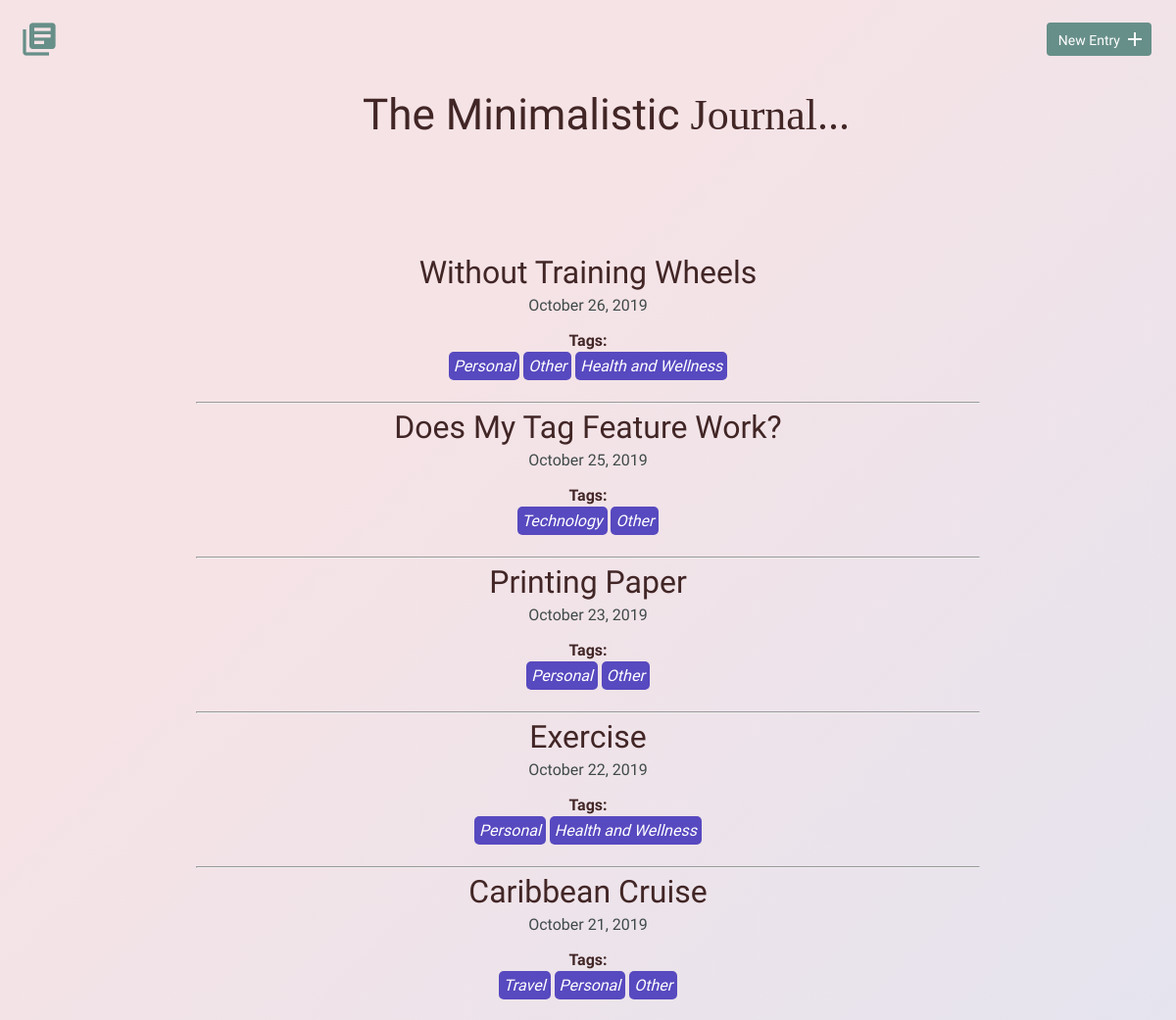
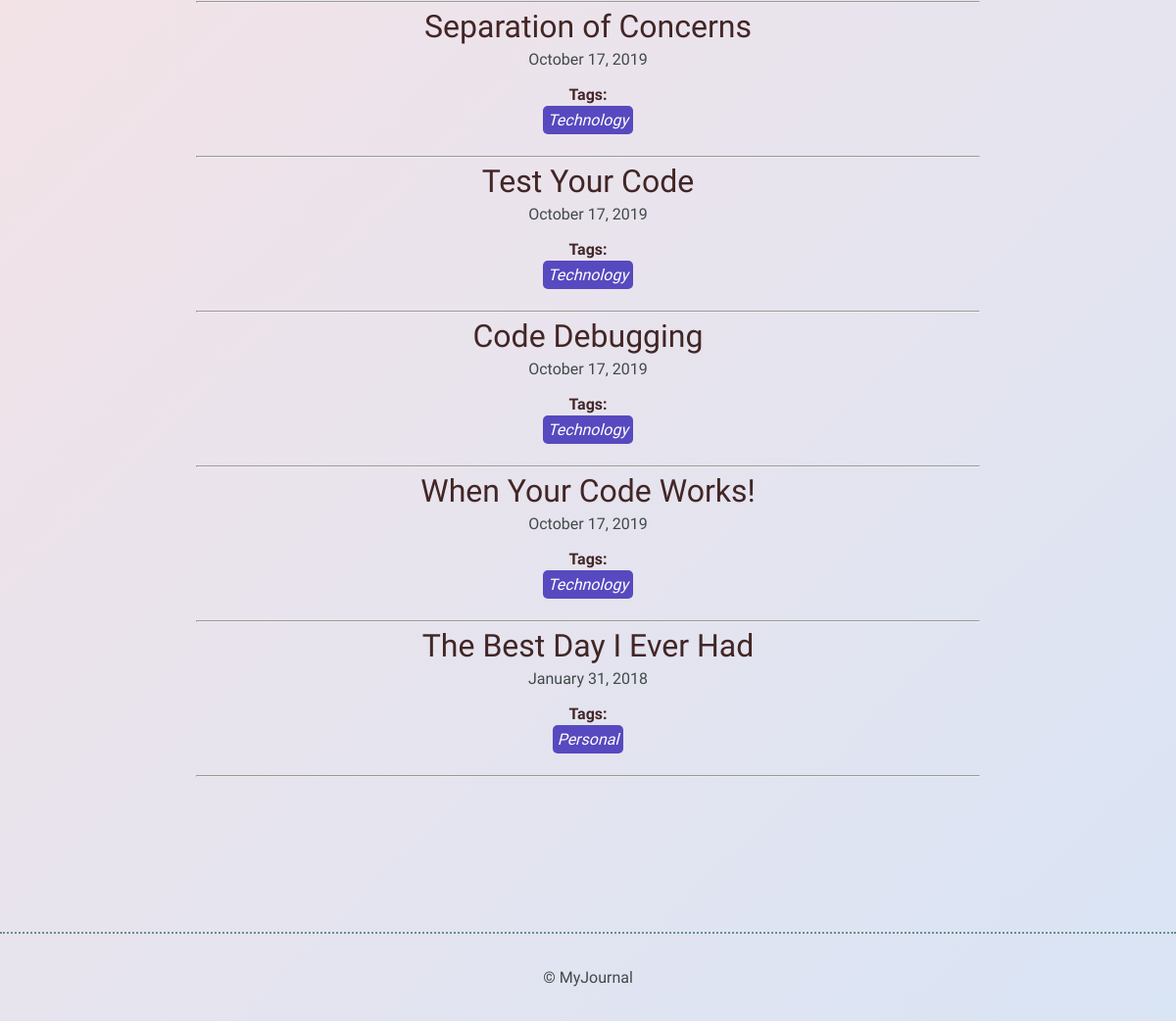
The page / on the database its author committed (2 pictures, top to bottom).
### tables this page shows
CREATE TABLE "entries" (
	"id"	INTEGER,
	"title"	TEXT,
	"date"	TEXT,
	"time_spent"	INTEGER,
	"learned"	BLOB,
	"resources"	BLOB,
	PRIMARY KEY("id")
);

### inc/functions.php (the view, shortened to what this page needs)
<?php
function get_journal_entries_table() {
	include 'inc/dbconnection.php';
	$sql = "SELECT * FROM entries ORDER BY date DESC";
	try {
		$results = $db->query($sql);
	} catch (Exception $e) {
		echo $e->getMessage();
		return array();
	}
		return $results->fetchAll(PDO::FETCH_ASSOC);
}
function get_tags() {
	include 'inc/dbconnection.php';
	$get_tags = "SELECT my_tags.tag_id, entries.id, my_tags.tags, entries.title
							FROM my_tags
							LEFT OUTER JOIN entry_tag
							ON entry_tag.tag_id = my_tags.tag_id
							LEFT OUTER JOIN entries
							ON entries.id = entry_tag.entry_id";
	try {
		$results = $db->query($get_tags);
	} catch (Exception $e) {
			$e->getMessage();
			return array();
	}
	return $results->fetchAll(PDO::FETCH_ASSOC);
}
function print_entries_tags() {
	foreach (get_journal_entries_table() as $entries) {
		echo "<h2><a href='detail.php?id=";
		echo $entries['id'] . " '> ";
		echo $entries['title'];
		echo "</a></h2>";
		echo "<time>";
		echo date('F d, Y', strtotime($entries['date']));
		echo "</time>";
		echo "<br><br>";
		echo "<h2 class='tags-heading'>Tags: </h2>";
		foreach (get_tags() as $details) {
			if ($entries['id'] == $details['id']) {
					echo "<a class='tags' href='filtered_entries.php?tag=";
					echo $details['tags'] . " '>";
					echo $details['tags'] . "</a>" . ' ';
			}
		}
		echo "<br><br>";
		echo "<hr>";
	}
}

### inc/head.php (shortened to what this page needs)
<!DOCTYPE html>
<html>
<head>
	<link rel="stylesheet" href="css/normalize.css">
	<link rel="stylesheet" href="css/site.css">
</head>

### index.php (shortened to what this page needs)
<?php
	include 'inc/head.php';
  include 'inc/functions.php';
?>
<body>
	<header>
  	<div class="container">
			<div class="site-header">
				<a class="logo" href="index.php"><i class="material-icons">library_books</i></a>
				<a class="button icon-right" href="new.php"><span>New Entry</span> <i class="material-icons">add</i></a>
			</div>
    </div>
  </header>
	<section>
		<div class="container">
		<h1 class='page-heading'><span class='pg-title-font'>The Minimalistic</span> <span class="pg-title-font2">Journal...</span></h1>
			<div class="entry-list">
				<article>
					<?php
						print_entries_tags();
					?>
				</article>
			</div>
		</div>
	</section>
<?php include 'inc/footer.php';?>

### inc/footer.php
<footer>
            <div>
                &copy; MyJournal
            </div>
        </footer>
    </body>
</html>

### css/site.css (style rules this page uses)
body { background-color: #d9e4f5; background-image: linear-gradient(315deg, #d9e4f5 0%, #f5e3e6 74%); font-size: 16px; color: #404a49; font-family: 'Cousine', serif; font-weight: 400; }
.container { margin: 0 auto; padding: 0 25px; }
header .site-header { margin: 0 auto; height: 95px; }
header .logo i { color: #678f89; margin: 20px 0 0 -5px; float: left; font-size: 40px; }
header .button { float: right; margin: 33px 0 0 0; }
footer { text-align: center; padding: 35px 0; border-top: 2px dotted #678f89; }
.button { padding: 8px 10px 6px 10px; background: #678f89; border: 2px solid #678f89; border-radius: 4px; text-decoration: none; color: #FFF; position: relative; text-align: center; font-size: 14px; }
.button.icon-right { padding-right: 30px; top: -10px; }
.button.icon-right i { position: absolute; top: 3px; right: 3px; }
h1, h2, h3 { margin: 0; font-weight: 400; line-height: 1em; color: #000; }
h1 { font-size: 44px; margin-bottom: 12px; color: rgb(66, 38, 38); }
h2 { font-size: 32px; }
h2 a { text-decoration: none; color: rgb(66, 38, 38); }
.tags { background-color: rgb(87, 73, 191); color: white; margin: auto; border-radius: 5px; padding: 5px; font-size: 1em; font-style: italic; font-weight: 300; }
a, .tags:-webkit-any-link { color: white; cursor: pointer; text-decoration: none; }
.page-heading { margin: 0 0 0 30%; color: rgb(66, 38, 38); }
.pg-title-font, .filtered-title-font { font-family: 'Mansalva', cursive; color: rgb(66, 38, 38); }
.pg-title-font2 { font-family: 'Zilla Slab Highlight', cursive; color: rgb(66, 38, 38); }
h2, .tags-heading { color: rgb(66, 38, 38); }
.tags-heading { font-size: 1em; font-weight: bold; }
.entry-list, .edit-entry, .new-entry { max-width: 800px; margin: 0 auto; padding: 70px 0 150px 0; }
.entry-list article { margin-bottom: 70px; text-align: center; }
.entry-list article:last-child { margin-bottom: 0; }
.entry-list article h2 { margin-bottom: 8px; }

### rows shown on the page
entries: title "Without Training Wheels", date "October 26, 2019", tags "Personal", tags "Other", tags "Health and Wellness"
entries: title "Does My Tag Feature Work?", date "October 25, 2019", tags "Technology", tags "Other"
entries: title "Printing Paper", date "October 23, 2019", tags "Personal", tags "Other"
entries: title "Exercise", date "October 22, 2019", tags "Personal", tags "Health and Wellness"
entries: title "Caribbean Cruise", date "October 21, 2019", tags "Travel", tags "Personal", tags "Other"
entries: title "Separation of Concerns", date "October 17, 2019", tags "Technology"
entries: title "Test Your Code", date "October 17, 2019", tags "Technology"
entries: title "Code Debugging", date "October 17, 2019", tags "Technology"
entries: title "When Your Code Works!", date "October 17, 2019", tags "Technology"
entries: title "The Best Day I Ever Had", date "January 31, 2018", tags "Personal"
